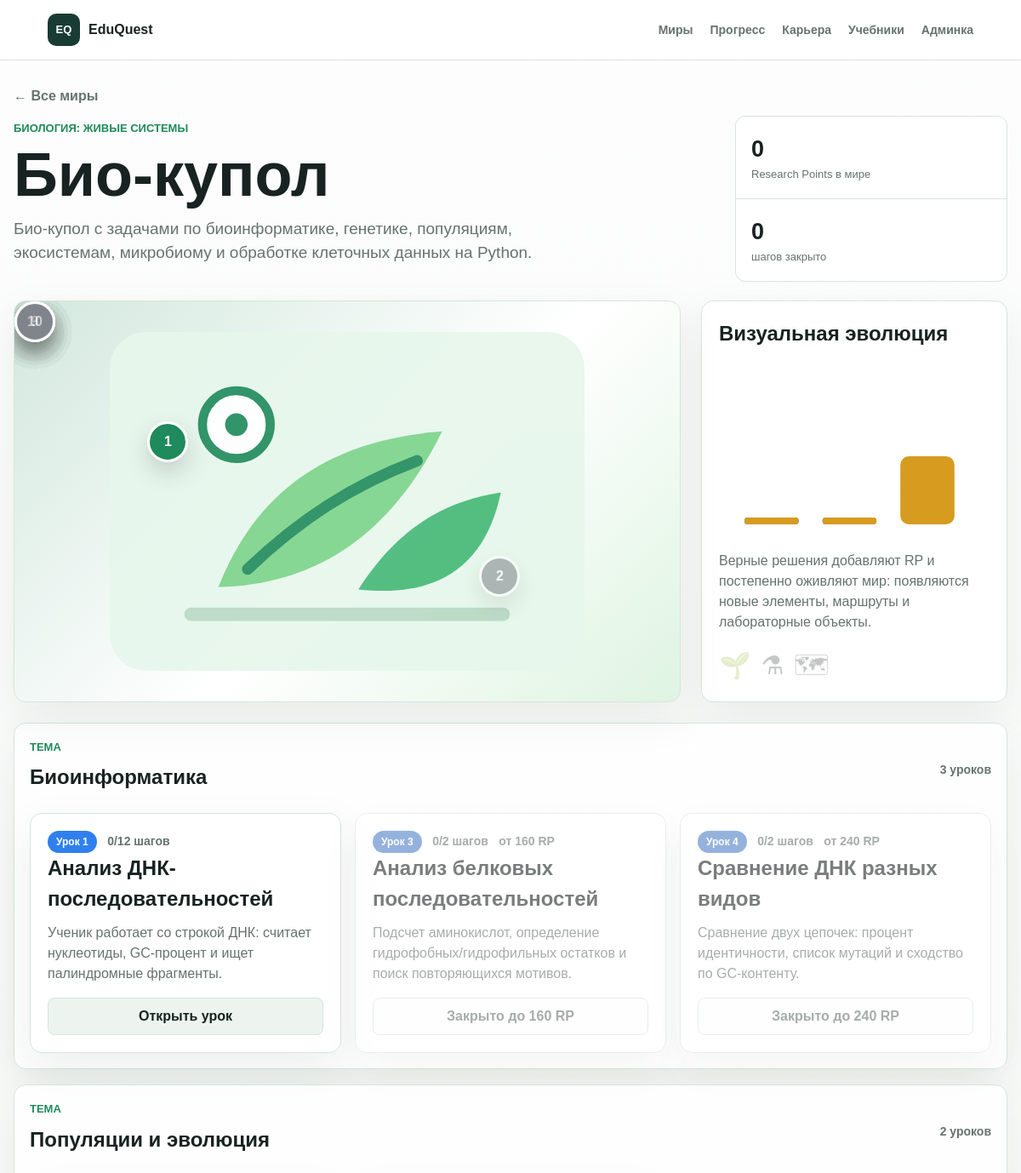
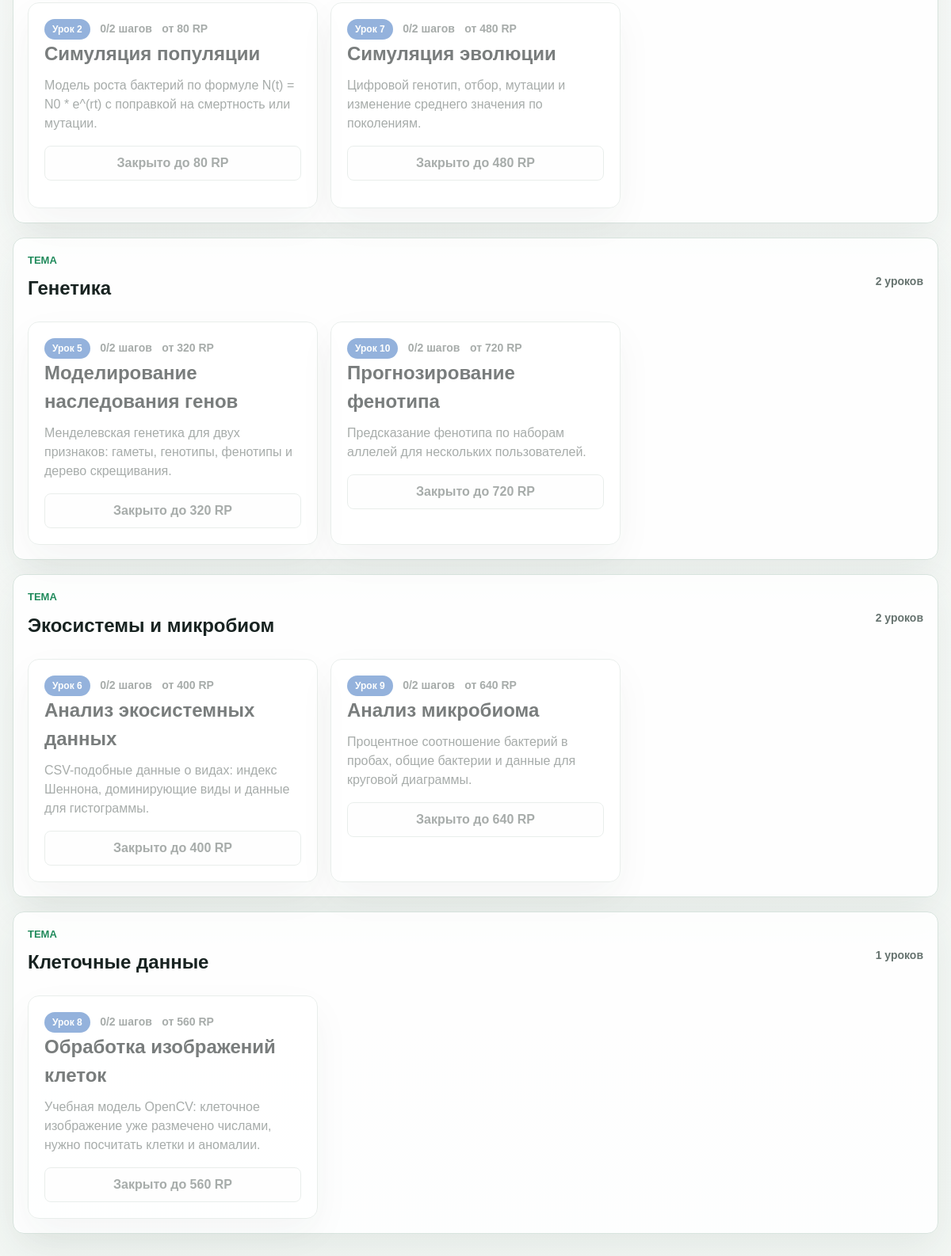
Screenshot of /world/biology/ with the database file from the repository (2 pictures, top to bottom).
### main/models.py (models this page shows, shortened)
class World(models.Model):
    title = models.CharField('Название мира', max_length=80)
    slug = models.SlugField('URL-адрес', unique=True)
    subject = models.CharField('Предмет', max_length=80)
    intro = models.TextField('Короткое описание')
    color = models.CharField('Основной цвет', max_length=20, default='#2f80ed')
    accent = models.CharField('Акцентный цвет', max_length=20, default='#27ae60')
    icon = models.CharField('Иконка', max_length=40, default='spark')
    order = models.PositiveSmallIntegerField('Порядок', default=1)
    class Meta:
        ordering = ['order', 'title']
        verbose_name = 'научный мир'
        verbose_name_plural = 'научные миры'

class Lesson(models.Model):
    world = models.ForeignKey(World, on_delete=models.CASCADE, related_name='lessons')
    title = models.CharField('Название урока', max_length=120)
    slug = models.SlugField('URL-адрес урока')
    theme = models.CharField('Тема внутри мира', max_length=120, default='Основные темы')
    intro = models.TextField('Описание урока')
    min_points_required = models.PositiveIntegerField('RP для открытия', default=0)
    order = models.PositiveSmallIntegerField('Порядок', default=1)
    is_active = models.BooleanField('Показывать на сайте', default=True)
    class Meta:
        ordering = ['world__order', 'order', 'title']
        unique_together = ['world', 'slug']
        verbose_name = 'урок'
        verbose_name_plural = 'уроки'

### main/views.py (the view)
# urls.py: path('world/<slug:slug>/', views.world_detail, name='world_detail'),
def world_detail(request, slug):
    session_key = _session_key(request)
    world = get_object_or_404(World, slug=slug)
    lessons = Lesson.objects.filter(world=world, is_active=True).annotate(
        steps_count=Count('steps', filter=Q(steps__is_active=True)),
        solved_steps=Count(
            'steps',
            filter=Q(steps__submissions__session_key=session_key, steps__submissions__is_success=True),
            distinct=True,
        ),
        failed_steps=Count(
            'steps',
            filter=Q(steps__submissions__session_key=session_key, steps__submissions__is_success=False),
            distinct=True,
        ),
    )
    quests = Quest.objects.filter(world=world, is_active=True).annotate(
        solved_at=Max(
            'submissions__created_at',
            filter=Q(submissions__session_key=session_key, submissions__is_success=True),
        ),
        tries=Count('submissions', filter=Q(submissions__session_key=session_key)),
    )
    progress = _progress_for_world(session_key, world)
    lesson_cards = []
    for lesson in lessons:
        lesson_cards.append({
            'lesson': lesson,
            'is_unlocked': progress.points >= lesson.min_points_required,
        })
    lesson_groups = []
    groups_by_title = {}
    for card in lesson_cards:
        theme = card['lesson'].theme or 'Основные темы'
        if theme not in groups_by_title:
            group = {'title': theme, 'lessons': []}
            groups_by_title[theme] = group
            lesson_groups.append(group)
        groups_by_title[theme]['lessons'].append(card)
    return render(
        request,
        'main/world.html',
        {
            'world': world,
            'lessons': lesson_cards,
            'lesson_groups': lesson_groups,
            'quests': quests,
            'progress': progress,
            'summary': _student_summary(session_key),
        },
    )

### main/views.py (called while the page is built)
def _session_key(request):
    key = request.session.get('student_key') or request.session.session_key
    if not key:
        key = token_urlsafe(24)
    request.session['student_key'] = key
    return key

def _progress_for_world(session_key, world):
    return Progress.objects.filter(session_key=session_key, world=world).first() or SimpleNamespace(
        world=world,
        points=0,
        solved_count=0,
    )

### main/templates/main/world.html (shortened to what this page needs)
{% extends 'main/base.html' %}
{% load static %}
{% block content %}
<section class="world-hero" style="--world: {{ world.color }}; --accent: {{ world.accent }};">
    <div>
        <a class="back-link" href="{% url 'main:home' %}">← Все миры</a>
        <p class="eyebrow">{{ world.subject }}</p>
        <h1>{{ world.title }}</h1>
        <p class="lead">{{ world.intro }}</p>
    </div>
    <div class="world-stats">
        <div>
            <span class="metric">{{ progress.points }}</span>
            <span class="caption">Research Points в мире</span>
        </div>
        <div>
            <span class="metric">{{ progress.solved_count }}</span>
            <span class="caption">шагов закрыто</span>
        </div>
    </div>
</section>
<section class="map-layout">
    <div class="quest-map" style="--world: {{ world.color }}; --accent: {{ world.accent }};">
        <img src="{% static 'eduquest/img/'|add:world.slug|add:'.svg' %}" alt="">
        {% for item in lessons %}
            {% with lesson=item.lesson %}
                {% if item.is_unlocked %}
                    <a class="map-node node-{{ forloop.counter }} {% if lesson.solved_steps == lesson.steps_count and lesson.steps_count %}is-done{% endif %}" href="{% url 'main:lesson_detail' world.slug lesson.slug %}">
                        {{ forloop.counter }}
                    </a>
                {% else %}
                    <span class="map-node node-{{ forloop.counter }} is-locked">{{ forloop.counter }}</span>
                {% endif %}
            {% endwith %}
        {% endfor %}
    </div>
    <div class="visual-panel evolution-panel stage-{{ summary.evolution_stage }}">
        <h2>Визуальная эволюция</h2>
        <canvas class="mini-chart" data-points="{{ progress.points }}" data-solved="{{ progress.solved_count }}"></canvas>
        <p>Верные решения добавляют RP и постепенно оживляют мир: появляются новые элементы, маршруты и лабораторные объекты.</p>
        <div class="evolution-items">
            <span>🌱</span>
            <span>⚗</span>
            <span>🗺</span>
        </div>
    </div>
</section>
<section class="theme-sections">
    {% for group in lesson_groups %}
        <div class="theme-section">
            <div class="theme-head">
                <div>
                    <p class="eyebrow">Тема</p>
                    <h2>{{ group.title }}</h2>
                </div>
                <span class="status">{{ group.lessons|length }} уроков</span>
            </div>
            <div class="lesson-list">
                {% for item in group.lessons %}
                    {% with lesson=item.lesson %}
                        <article class="quest-card lesson-card {% if not item.is_unlocked %}is-locked{% endif %}">
                            <div>
                                <span class="badge level-2">Урок {{ lesson.order }}</span>
                                <span class="status">{{ lesson.solved_steps }}/{{ lesson.steps_count }} шагов</span>
                                {% if lesson.min_points_required %}
                                    <span class="status">от {{ lesson.min_points_required }} RP</span>
                                {% endif %}
                            </div>
                            <h2>{{ lesson.title }}</h2>
                            <p>{{ lesson.intro }}</p>
                            {% if item.is_unlocked %}
                                <a class="button ghost" href="{% url 'main:lesson_detail' world.slug lesson.slug %}">Открыть урок</a>
                            {% else %}
                                <span class="button locked-button">Закрыто до {{ lesson.min_points_required }} RP</span>
                            {% endif %}
                        </article>
                    {% endwith %}
                {% endfor %}
            </div>
        </div>
    {% endfor %}
</section>
{% endblock %}

### main/templates/main/base.html (shortened to what this page needs)
{% load static %}
<!doctype html>
<html lang="ru">
<head>
    <link rel="stylesheet" href="{% static 'eduquest/css/eduquest.css' %}?v=20260522-3">
</head>
<body>
    <header class="site-header">
        <a class="brand" href="{% url 'main:home' %}">
            <span class="brand-mark">EQ</span>
            <span>EduQuest</span>
        </a>
        <nav class="site-nav">
            <a href="{% url 'main:home' %}">Миры</a>
            <a href="{% url 'main:progress' %}">Прогресс</a>
            <a href="{% url 'main:career' %}">Карьера</a>
            <a href="{% url 'main:textbooks' %}">Учебники</a>
            <a href="/admin/">Админка</a>
        </nav>
    </header>
    <main class="page">
        {% block content %}{% endblock %}
    </main>
</body>
</html>

### rows the page displays
World: subject "БИОЛОГИЯ: ЖИВЫЕ СИСТЕМЫ", title "Био-купол", intro "Био-купол с задачами по биоинформатике, генетике, популяциям, экосистемам, микробиому и обработке клеточных данных на Python.", slug (picture)
Lesson: title "Биоинформатика", lesson.order "1", lesson.solved_steps "0", lesson.steps_count "12", lesson "Анализ ДНК-последовательностей", lesson.intro "Ученик работает со строкой ДНК: считает нуклеотиды, GC-процент и ищет палиндромные фрагменты.", shows "Открыть урок"
Lesson: lesson.order "3", lesson.solved_steps "0", lesson.steps_count "2", lesson.min_points_required "160", lesson "Анализ белковых последовательностей", lesson.intro "Подсчет аминокислот, определение гидрофобных/гидрофильных остатков и поиск повторяющихся мотивов."
Lesson: lesson.order "4", lesson.solved_steps "0", lesson.steps_count "2", lesson.min_points_required "240", lesson "Сравнение ДНК разных видов", lesson.intro "Сравнение двух цепочек: процент идентичности, список мутаций и сходство по GC-контенту."
Lesson: title "Генетика", lesson.order "5", lesson.solved_steps "0", lesson.steps_count "2", lesson.min_points_required "320", lesson "Моделирование наследования генов", lesson.intro "Менделевская генетика для двух признаков: гаметы, генотипы, фенотипы и дерево скрещивания."
Lesson: title "Экосистемы и микробиом", lesson.order "6", lesson.solved_steps "0", lesson.steps_count "2", lesson.min_points_required "400", lesson "Анализ экосистемных данных", lesson.intro "CSV-подобные данные о видах: индекс Шеннона, доминирующие виды и данные для гистограммы."
Lesson: lesson.order "7", lesson.solved_steps "0", lesson.steps_count "2", lesson.min_points_required "480", lesson "Симуляция эволюции", lesson.intro "Цифровой генотип, отбор, мутации и изменение среднего значения по поколениям."
Lesson: title "Клеточные данные", lesson.order "8", lesson.solved_steps "0", lesson.steps_count "2", lesson.min_points_required "560", lesson "Обработка изображений клеток", lesson.intro "Учебная модель OpenCV: клеточное изображение уже размечено числами, нужно посчитать клетки и аномалии."
Lesson: lesson.order "9", lesson.solved_steps "0", lesson.steps_count "2", lesson.min_points_required "640", lesson "Анализ микробиома", lesson.intro "Процентное соотношение бактерий в пробах, общие бактерии и данные для круговой диаграммы."
Lesson: lesson.order "10", lesson.solved_steps "0", lesson.steps_count "2", lesson.min_points_required "720", lesson "Прогнозирование фенотипа", lesson.intro "Предсказание фенотипа по наборам аллелей для нескольких пользователей."
Lesson: title "Популяции и эволюция", lesson.order "2", lesson.solved_steps "0", lesson.steps_count "2", lesson.min_points_required "80", lesson "Симуляция популяции", lesson.intro "Модель роста бактерий по формуле N(t) = N0 * e^(rt) с поправкой на смертность или мутации."

### other values shown
{{ progress.points }} "0"
{{ progress.solved_count }} "0"
{{ group.lessons|length }} "3" "2" "2" "2" "1"
